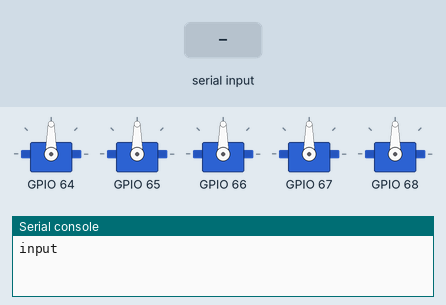
Recording of a program running on a simulated ESP32 board running MicroPython. Parts: 5 × servo, the last lines printed to the serial console. The inputs (shaded band) are chosen by the test bench.

Above: at 1.2 s.
1.3 s: "5" typed at the serial console, then Enter
At 2.1 s:
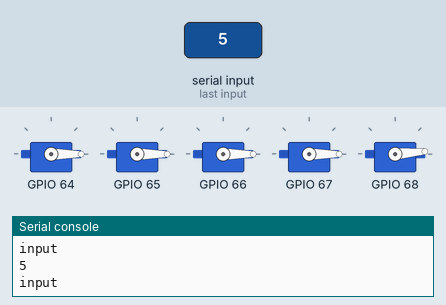
2.8 s: "90" typed at the serial console, then Enter
At 3.2 s:
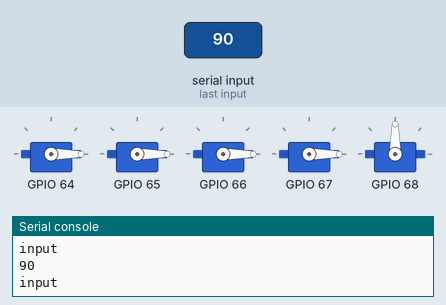
4.3 s: "200" typed at the serial console, then Enter
At 5.6 s:
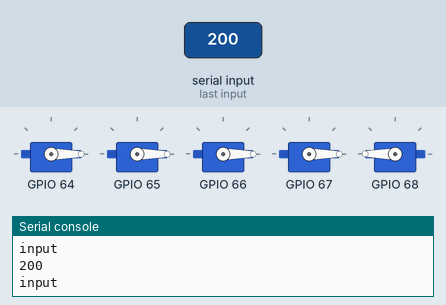
Timing chart, 0 to 7.3 s (numbered marks = the images above; inputs shaded):
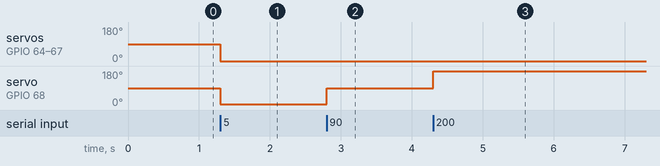

The program:

___________.py
```python
import time
from machine import SoftI2C,Pin
from servo import Servos
i2c=SoftI2C(sda=Pin(26),scl=Pin(27),freq=10000)
servos=Servos(i2c,address=0x40)

servos.position(0,90)
servos.position(1,90)
servos.position(2,90)
servos.position(3,90)
servos.position(4,90)
#while循环下面操作
while True:
    try:
       receive=int(input('input')) #从前到后输入5个舵机的角度，每个舵机的角度占3位
       a=receive//1000000000000
       servos.position(0,a)
       b=receive%1000000000000
       b=b//1000000000
       servos.position(1,b)
       c=receive%1000000000
       c=c//1000000
       servos.position(2,c)
       d=receive%1000000
       d=d//1000
       servos.position(3,d)
       e=receive%1000
       servos.position(4,e)
    except:
        pass
```

Measured:
- after the input at 1.3 s, servo on GPIO 64–67: 90° → 0° at once; servo on GPIO 68: 90° → 5° at once
- after the input at 2.8 s, servo on GPIO 68: 5° → 90° at once
- after the input at 4.3 s, servo on GPIO 68: 90° → 180° at once
